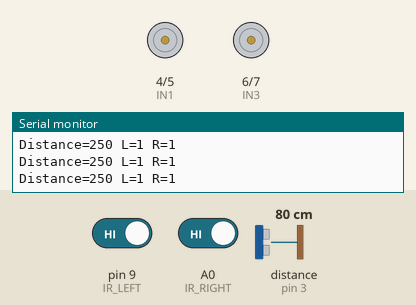
Simulated run of this sketch. Board: Arduino Uno, built with avr-gcc and run on an emulated ATmega328P. On the bench: motor-driver pin pairs drawn as motors (green arrow = first pin HIGH = forward, orange = second pin HIGH = backward, longer = more drive, scaled by the enable pin), the last lines printed to the serial monitor. The test bench sets the inputs (shaded band); at power-on: pin 9 (IR_LEFT) HIGH, A0 (IR_RIGHT) HIGH, distance to the obstacle (sensor on pin 3) 80 cm. The echo pulse lasts 58.3 µs per cm.

Above: at 1.2 s.
1.3 s: pin 9 (IR_LEFT) driven LOW
At 2.5 s:
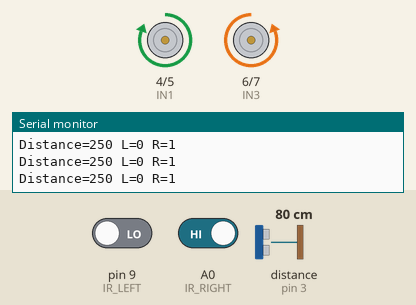
2.8 s: A0 (IR_RIGHT) driven LOW
At 4.0 s:
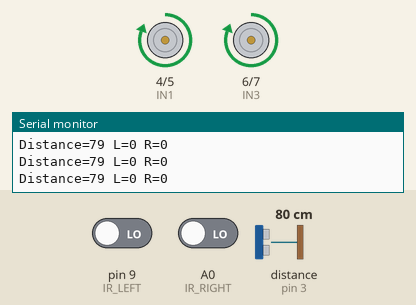
4.3 s: pin 9 (IR_LEFT) driven HIGH
At 4.8 s:
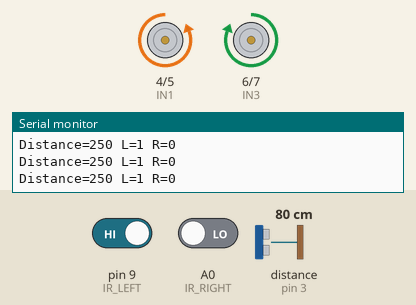
5.8 s: A0 (IR_RIGHT) driven HIGH
At 6.3 s:
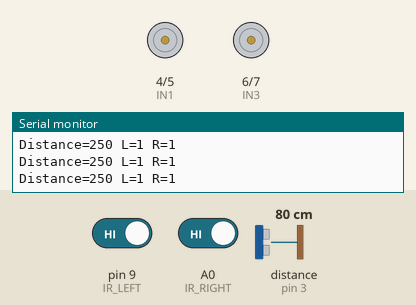
8.8 s: pin 9 (IR_LEFT) driven LOW and A0 (IR_RIGHT) driven LOW
At 9.6 s:
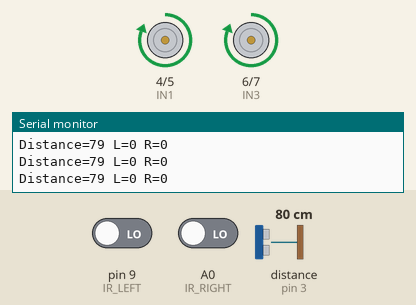
11.8 s: distance to the obstacle (sensor on pin 3) set to 30 cm
14.8 s: distance to the obstacle (sensor on pin 3) set to 23 cm
At 16.0 s:
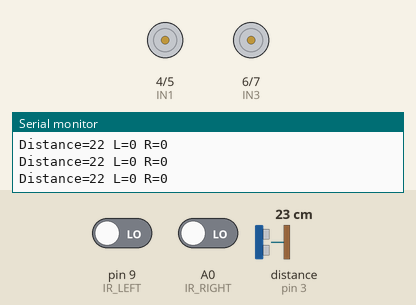
Timing chart, 0 to 17.8 s (numbered marks = the images above; inputs shaded):
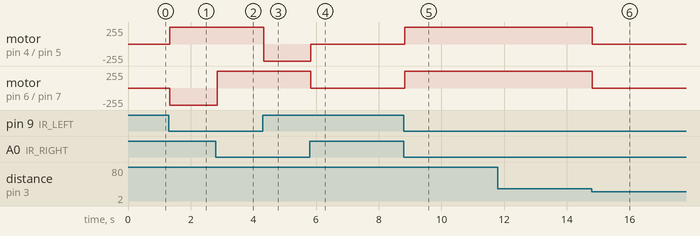

Measured:
- the behaviour switches between 27 and 26 cm on distance to the obstacle (sensor on pin 3) (found by bisection; images 5 and 6)
- after the input at 1.3 s, motor on pin 4 (IN1) / pin 5 (IN2): stopped → forward 255/255 at once; motor on pin 6 (IN3) / pin 7 (IN4): stopped → backward 255/255 at once
- after the input at 2.8 s, motor on pin 6 (IN3) / pin 7 (IN4): backward 255/255 → forward 255/255 at once
- after the input at 4.3 s, motor on pin 4 (IN1) / pin 5 (IN2): forward 255/255 → backward 255/255 at once
- after the input at 5.8 s, motor on pin 4 (IN1) / pin 5 (IN2): backward 255/255 → stopped at once; motor on pin 6 (IN3) / pin 7 (IN4): forward 255/255 → stopped at once
- after the input at 8.8 s, motor on pin 4 (IN1) / pin 5 (IN2), motor on pin 6 (IN3) / pin 7 (IN4): stopped → forward 255/255 at once
- after the input at 14.8 s, motor on pin 4 (IN1) / pin 5 (IN2), motor on pin 6 (IN3) / pin 7 (IN4): forward 255/255 → stopped at once

The sketch:

hand_following_robocar.ino
```cpp
// =====================================================
// MOTOR DRIVER
// =====================================================

// Left Wheel
#define ENA 11
#define IN1 4
#define IN2 5

// Right Wheel
#define ENB 10
#define IN3 6
#define IN4 7

// =====================================================
// ULTRASONIC SENSOR
// =====================================================

#define TRIG 2
#define ECHO 3

// =====================================================
// IR SENSORS
// =====================================================

#define IR_LEFT 9
#define IR_RIGHT A0

// =====================================================
// SETTINGS
// =====================================================

const int MOTOR_SPEED = 255;

// Follow distance zone
const int FORWARD_DISTANCE  = 25;
const int BACKWARD_DISTANCE = 15;

// =====================================================
// FUNCTION DECLARATIONS
// =====================================================

int getDistance();
int getStableDistance();

void forward();
void backward();
void turnLeft();
void turnRight();
void stopRobot();

// =====================================================
// SETUP
// =====================================================

void setup() {

  pinMode(ENA, OUTPUT);
  pinMode(IN1, OUTPUT);
  pinMode(IN2, OUTPUT);

  pinMode(ENB, OUTPUT);
  pinMode(IN3, OUTPUT);
  pinMode(IN4, OUTPUT);

  pinMode(TRIG, OUTPUT);
  pinMode(ECHO, INPUT);

  pinMode(IR_LEFT, INPUT);
  pinMode(IR_RIGHT, INPUT);

  Serial.begin(9600);
}

// =====================================================
// MAIN LOOP
// =====================================================

void loop() {

  // -------------------------
  // Stable IR Reading
  // -------------------------

  int leftCount = 0;
  int rightCount = 0;

  for (int i = 0; i < 3; i++) {

    if (digitalRead(IR_LEFT) == LOW)
      leftCount++;

    if (digitalRead(IR_RIGHT) == LOW)
      rightCount++;

    delay(1);
  }

  int leftIR = (leftCount >= 2) ? LOW : HIGH;
  int rightIR = (rightCount >= 2) ? LOW : HIGH;

  // Distance only needed when hand is centered
  int distance = 250;

  if (leftIR == LOW && rightIR == LOW) {
    distance = getStableDistance();
  }

  Serial.print("Distance=");
  Serial.print(distance);

  Serial.print(" L=");
  Serial.print(leftIR);

  Serial.print(" R=");
  Serial.println(rightIR);

  // =================================================
  // HAND ON RIGHT SIDE
  // =================================================

  if (rightIR == LOW && leftIR == HIGH) {

    turnLeft();     // unchanged

  }

  // =================================================
  // HAND ON LEFT SIDE
  // =================================================

  else if (leftIR == LOW && rightIR == HIGH) {

    turnRight();    // unchanged

  }

  // =================================================
  // HAND IN CENTER
  // =================================================

  else if (leftIR == LOW && rightIR == LOW) {

    if (distance > FORWARD_DISTANCE) {

      forward();

    }
    else if (distance < BACKWARD_DISTANCE && distance > 2) {

      backward();

    }
    else {

      stopRobot();

    }
  }

  // =================================================
  // NO HAND
  // =================================================

  else {

    stopRobot();

  }
}

// =====================================================
// ULTRASONIC FUNCTIONS
// =====================================================

int getStableDistance() {

  int d1 = getDistance();
  int d2 = getDistance();
  int d3 = getDistance();

  return (d1 + d2 + d3) / 3;
}

int getDistance() {

  digitalWrite(TRIG, LOW);
  delayMicroseconds(2);

  digitalWrite(TRIG, HIGH);
  delayMicroseconds(10);

  digitalWrite(TRIG, LOW);

  // Faster timeout than before
  long duration = pulseIn(ECHO, HIGH, 10000);

  if (duration == 0)
    return 250;

  return duration * 0.034 / 2;
}

// =====================================================
// MOTOR FUNCTIONS
// =====================================================

void forward() {

  analogWrite(ENA, MOTOR_SPEED);
  analogWrite(ENB, MOTOR_SPEED);

  digitalWrite(IN1, HIGH);
  digitalWrite(IN2, LOW);

  digitalWrite(IN3, HIGH);
  digitalWrite(IN4, LOW);
}

void backward() {

  analogWrite(ENA, MOTOR_SPEED);
  analogWrite(ENB, MOTOR_SPEED);

  digitalWrite(IN1, LOW);
  digitalWrite(IN2, HIGH);

  digitalWrite(IN3, LOW);
  digitalWrite(IN4, HIGH);
}

void turnLeft() {

  analogWrite(ENA, MOTOR_SPEED);
  analogWrite(ENB, MOTOR_SPEED);

  digitalWrite(IN1, LOW);
  digitalWrite(IN2, HIGH);

  digitalWrite(IN3, HIGH);
  digitalWrite(IN4, LOW);
}

void turnRight() {

  analogWrite(ENA, MOTOR_SPEED);
  analogWrite(ENB, MOTOR_SPEED);

  digitalWrite(IN1, HIGH);
  digitalWrite(IN2, LOW);

  digitalWrite(IN3, LOW);
  digitalWrite(IN4, HIGH);
}

void stopRobot() {

  analogWrite(ENA, 0);
  analogWrite(ENB, 0);

  digitalWrite(IN1, LOW);
  digitalWrite(IN2, LOW);

  digitalWrite(IN3, LOW);
  digitalWrite(IN4, LOW);
}
```
